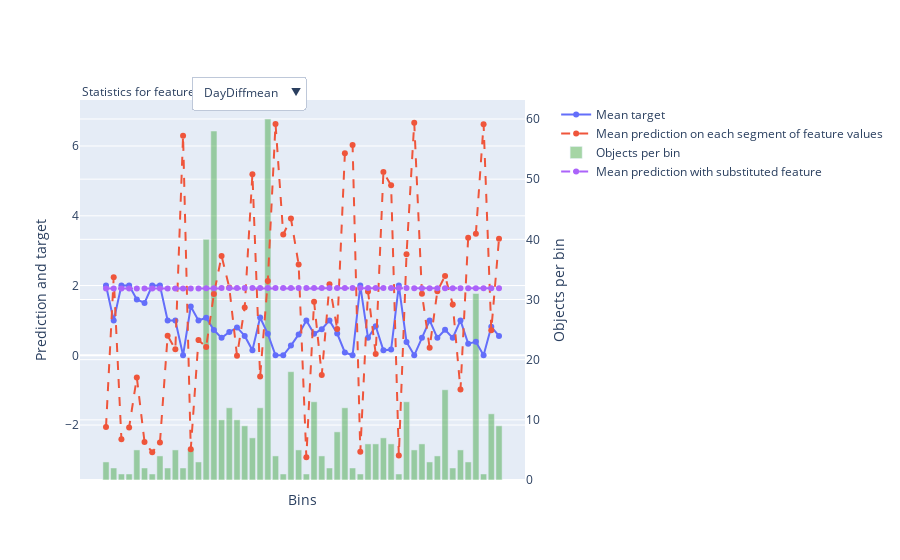

The notebook cell saved with this chart:
### Code cell
model.calc_feature_statistics(pool_train, feature=5, plot=True)
